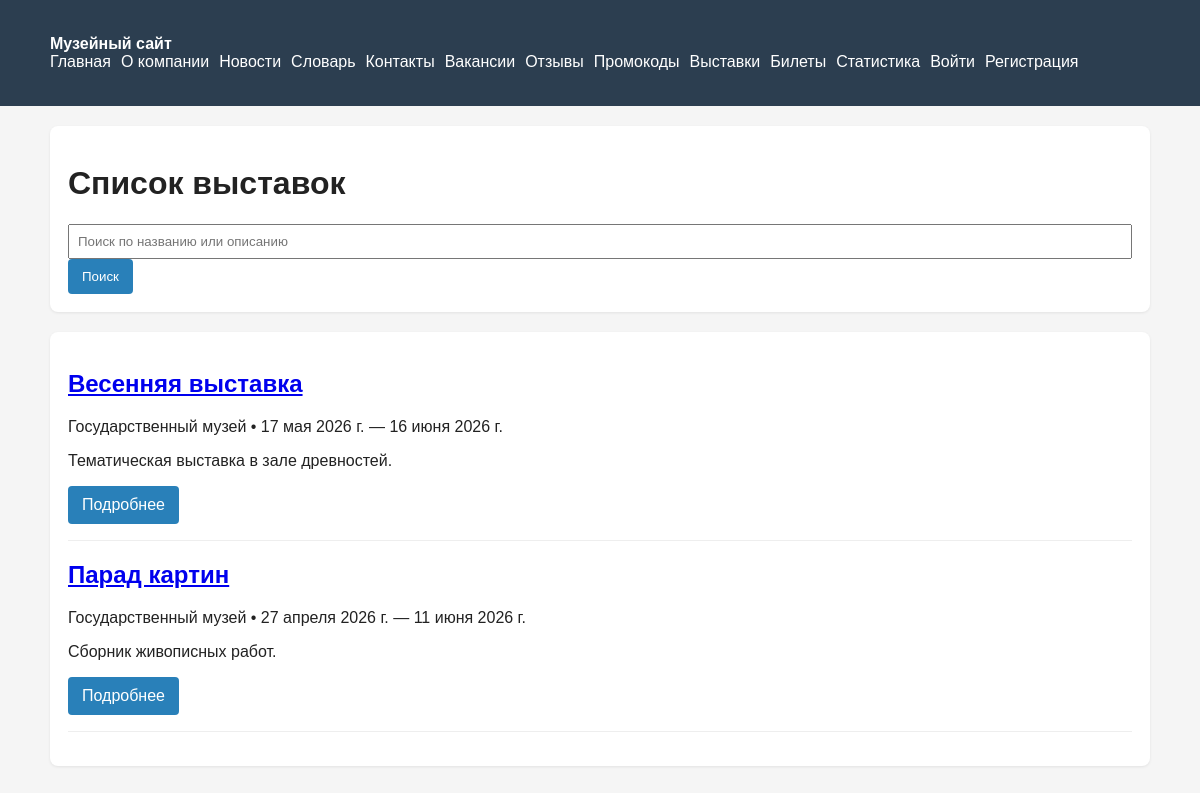
The page /exhibitions/ on the database its author committed.
### museum/models.py (models this page shows, shortened)
class Exhibition(models.Model):
    museum = models.ForeignKey(Museum, on_delete=models.CASCADE, related_name="exhibitions")
    title = models.CharField(max_length=200)
    description = models.TextField(blank=True)
    start_date = models.DateField()
    end_date = models.DateField()
    guides = models.ManyToManyField(Guide, blank=True, related_name="exhibitions")
    is_active = models.BooleanField(default=True)
    is_adult_only = models.BooleanField(default=False, verbose_name="Только для 18+")

class Museum(models.Model):
    name = models.CharField(max_length=150)
    city = models.CharField(max_length=100)
    address = models.CharField(max_length=200)
    description = models.TextField(blank=True)
    created_at = models.DateTimeField(auto_now_add=True)

### museum/views.py (the view)
# urls.py: path("exhibitions/", ExhibitionListView.as_view(), name="exhibition-list"),
class ExhibitionListView(ListView):
    model = Exhibition
    template_name = "museum/exhibition_list.html"
    context_object_name = "exhibitions"
    paginate_by = 5
    def get_queryset(self):
        qs = Exhibition.objects.select_related("museum").prefetch_related("guides")
        search = self.request.GET.get("search")
        sort = self.request.GET.get("sort", "-start_date")
        if search:
            qs = qs.filter(Q(title__icontains=search) | Q(description__icontains=search))
        if sort not in {"title", "-start_date", "start_date"}:
            sort = "-start_date"
        return qs.order_by(sort)

### templates/museum/exhibition_list.html (shortened to what this page needs)
{% extends 'base.html' %}
{% block content %}
<div class="panel">
    <h1>Список выставок</h1>
    <form method="get">
        <input type="text" name="search" value="{{ request.GET.search|default_if_none:'' }}" placeholder="Поиск по названию или описанию">
        <button class="btn" type="submit">Поиск</button>
    </form>
</div>
<div class="panel">
    {% for exhibition in exhibitions %}
        <div style="margin-bottom: 16px; padding-bottom: 16px; border-bottom: 1px solid #eee;">
            <h2><a href="{% url 'museum:exhibition-detail' exhibition.pk %}">{{ exhibition.title }}</a></h2>
            <p>{{ exhibition.museum.name }} • {{ exhibition.start_date }} — {{ exhibition.end_date }}</p>
            <p>{{ exhibition.description|truncatewords:30 }}</p>
            <a class="btn" href="{% url 'museum:exhibition-detail' exhibition.pk %}">Подробнее</a>
        </div>
    {% empty %}
        <p>Выставок пока нет.</p>
    {% endfor %}
</div>
{% endblock %}

### templates/base.html (style rules this page uses)
body { font-family: Arial, sans-serif; margin: 0; background: #f5f5f5; color: #222; }
.panel { background: #fff; padding: 18px; border-radius: 8px; margin-bottom: 20px; box-shadow: 0 1px 3px rgba(0,0,0,0.08); }
.btn { display: inline-block; padding: 10px 14px; background: #2980b9; color: #fff; text-decoration: none; border-radius: 4px; border: 0; cursor: pointer; }
input, select, textarea { width: 100%; padding: 8px; box-sizing: border-box; }

### rows shown on the page
Exhibition: title "Весенняя выставка", museum.name "Государственный музей", start_date "17 мая 2026 г.", end_date "16 июня 2026 г.", description "Тематическая выставка в зале древностей."
Exhibition: title "Парад картин", museum.name "Государственный музей", start_date "27 апреля 2026 г.", end_date "11 июня 2026 г.", description "Сборник живописных работ."
